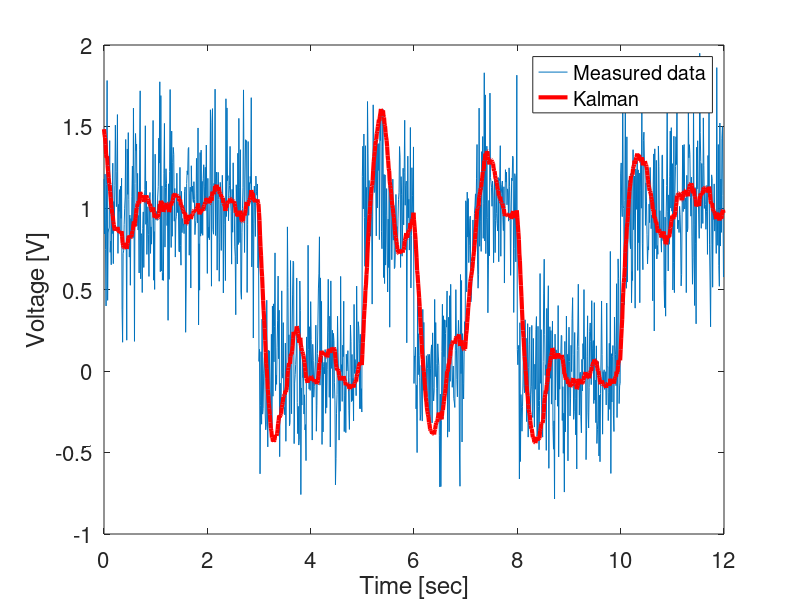

MATLAB code to generate this figure:
clear all;
close all;
clc;
load signal.mat;
% *********** Measurement data ***********
T = 0.1; %( step size)
Time = [0:T:100];
N = length(t_s);

%R_noise = sqrt(5) * randn(1,N);
%z = 10 + 5*cos(2*pi*Time/25) + 5*cos(2*pi*Time/50) + R_noise; % To generate a N array of random numbers with a zero mean that are distributed with a variance of 1
z=s_n;
%z_true = 10 + 5*cos(2*pi*Time/25) + 5*cos(2*pi*Time/50);
% *********** Initial Parameter for Kalman Filtering ***********

F = [1 T; 0 1]; % transition matrix
H = [1 0];      % measurement matrix 

% measurement noise covariance 
R = 13; 

% process noise covariance 
Q = 0.7;

P = [0 0; 0 0];


x_initial = [1.5 ; 0]; % initial state vector
x_hat = x_initial; % initial state estimate

% ****************** Kalman Filtering ********************
for k = 1:N
    % Update the most recent state estimate to the present time.
    x_hat = (F * x_hat) ;

    % initial estimation covariance
    P_k = F*P*F' + Q;

    %  covariance of the Correction Vector
    Re = (H * P_k * H') + R ;

    %  Kalman Gain matrix.
    K_k = P_k * H'* inv(Re);

    % Update the state estimate.
    x_hat = x_hat + (K_k * (z(k) - (H * x_hat)));

    % Compute the covariance of the estimation error.
    I = eye(2,2);
    P_k = (I - (K_k * H)) * P_k;

    xest(:,k)=x_hat;
end

% *******************   Error ***********************

%error_Kalman = mean(sqrt((z_true-xest(1,:)).^2))     % Kalman 

% ********************** Figure *****************
figure;
plot (t_s,z,'-')
hold on 
plot ( t_s,xest(1,:),'r-', 'linewidth',3); % title('Kalman Filter')  % Kalman 
xlabel('Time [sec]', 'fontsize',16)
ylabel('Voltage [V]', 'fontsize',16)
legend('Measured data','Kalman')
set(gca, 'fontsize', 16);
hold off

%savefile = 'measure_data.mat';
%save(savefile, 'Time', 'z');